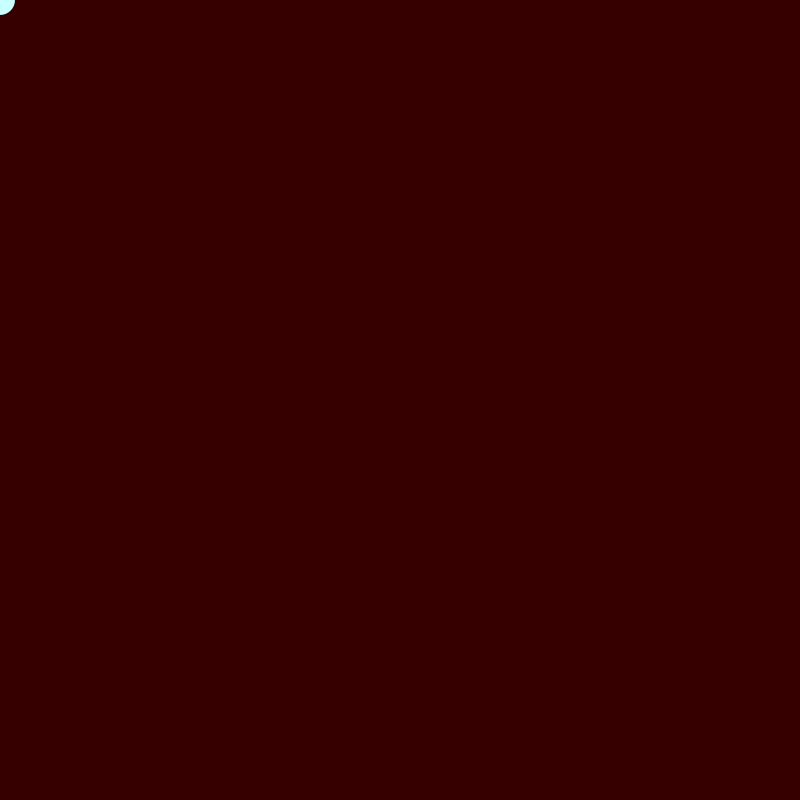
Frame 1 (no input)
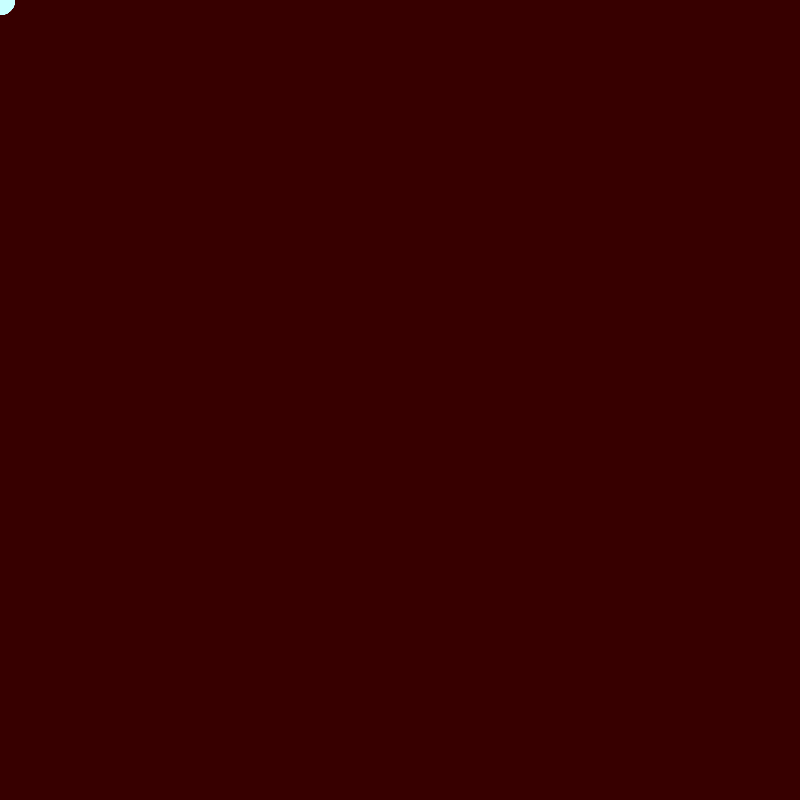
Frame 60 (the mouse pressed at the canvas centre just before this capture)
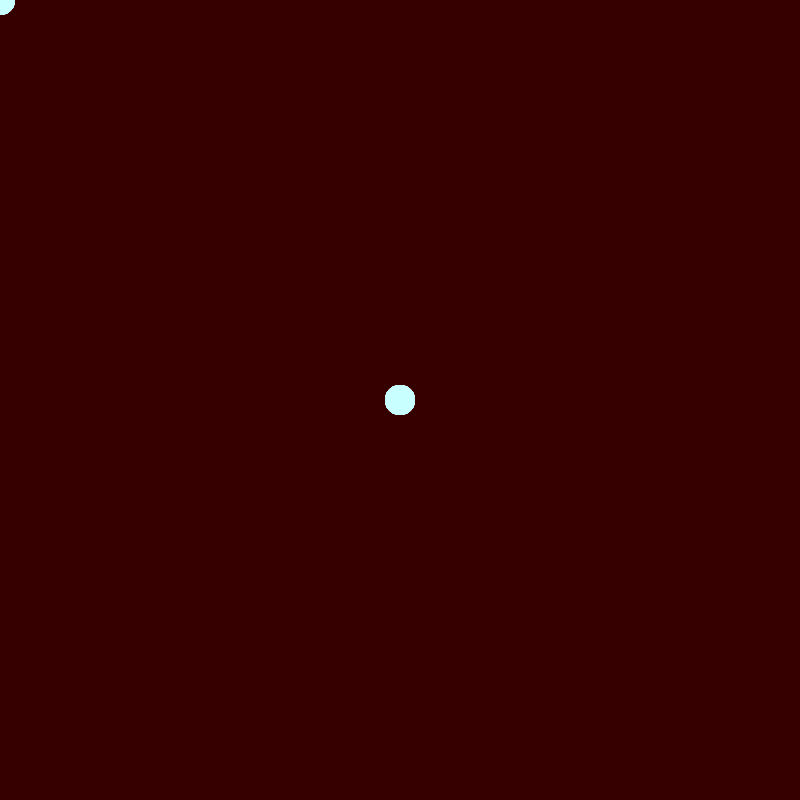
Frame 120 (the mouse held since frame 60 and released just before this capture)

The Processing sketch that drew these frames (run headless with seeded random() and noise(); from frame 60 on, the mouse is pressed at the canvas centre):

// Processing sketch: MI_E2
// ── MI_E2.pde
/*
  Name: Jessica Chen
  Teacher: V. Krasteva
  Date: Monday, January 11, 2020
  Assignment: Mouse Input
    Exercise 2:
      Using a similar principal to the example and Exercise 1, 
      write a program which will continuously draw 30x30 circles
      following the mouse cursor. Test this program out on an
      800x800 sized screen.
*/
void setup(){
 size(800, 800); 
 background(55, 0, 0); 
}
void draw(){
 noStroke();
 fill(200, 255, 255);
 ellipseMode(CENTER);
 ellipse(mouseX, mouseY, 30, 30);
}
